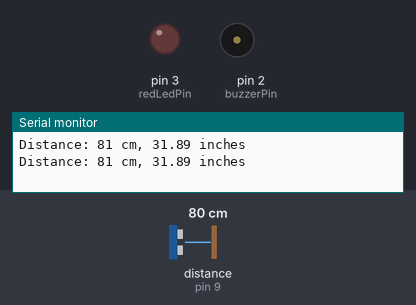
Simulated run of this sketch. Board: Arduino Uno, built with avr-gcc and run on an emulated ATmega328P. Parts: output pins drawn as LEDs (lit = HIGH), buzzer (waves = sounding, pin HIGH), the last lines printed to the serial monitor. The test bench sets the inputs (shaded band); at power-on: distance to the obstacle (sensor on pin 9) 80 cm. The echo pulse lasts 58.3 µs per cm.

Above: at 1.8 s.
1.9 s: distance to the obstacle (sensor on pin 9) set to 28 cm
3.4 s: distance to the obstacle (sensor on pin 9) set to 23 cm
At 5.0 s:
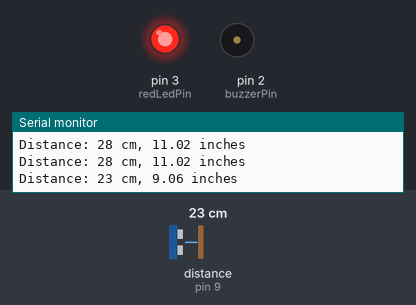
5.5 s: distance to the obstacle (sensor on pin 9) set to 17 cm
7.2 s: distance to the obstacle (sensor on pin 9) set to 13 cm
At 8.4 s:
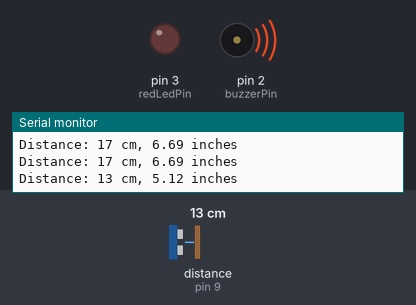
9.5 s: distance to the obstacle (sensor on pin 9) set to 18 cm
At 11.2 s:
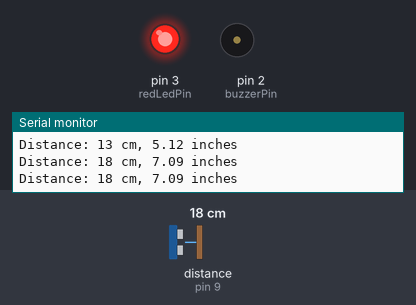
11.5 s: distance to the obstacle (sensor on pin 9) set to 2 cm
At 13.0 s:
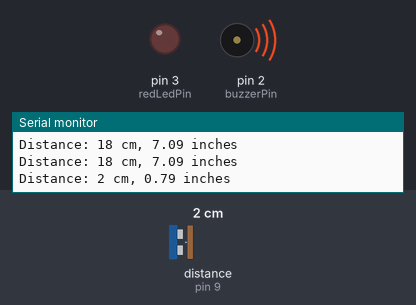
Timing chart, 0 to 14.5 s (numbered marks = the images above; inputs shaded):
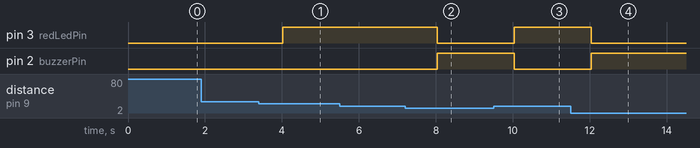

The sketch:

UltrasonicSensorLibExplore9.ino
```cpp
#include <NewPing.h>

// Define the pins for the ultrasonic sensor
const int trigPin = 8;        // Trigger pin
const int echoPin = 9;        // Echo pin
const int buzzerPin = 2;      // Buzzer pin
const int redLedPin = 3;      // Red LED pin

// Define the threshold distances for activating the buzzer and LED
const int buzzerThreshold_cm = 15;    // Buzzer threshold distance in cm
const int ledLowerThreshold_cm = 15;  // Lower threshold for activating the LED
const int ledUpperThreshold_cm = 25;  // Upper threshold for activating the LED

// Create an instance of the NewPing library
NewPing sonar(trigPin, echoPin);

void setup() {
  // Initialize Serial communication
  Serial.begin(9600);

  // Set pin modes
  pinMode(buzzerPin, OUTPUT);
  pinMode(redLedPin, OUTPUT);
}

void loop() {
  // Measure distance using the NewPing library
  unsigned int distance_cm = sonar.ping_cm();

  // Convert distance from centimeters to inches
  float distance_in = distance_cm / 2.54;

  // Print the distance to the Serial Monitor
  Serial.print("Distance: ");
  Serial.print(distance_cm);
  Serial.print(" cm, ");
  Serial.print(distance_in, 2);  // Print distance with 2 decimal places
  Serial.println(" inches");

  // Control the buzzer
  digitalWrite(buzzerPin, distance_cm <= buzzerThreshold_cm);

  // Control the LED
  digitalWrite(redLedPin, distance_cm > ledLowerThreshold_cm && distance_cm < ledUpperThreshold_cm);

  // Add a delay between measurements
  delay(1000);
}
```

Measured:
- the behaviour switches between 25 and 24 cm on distance to the obstacle (sensor on pin 9) (found by bisection; images 0 and 1)
- the behaviour switches between 16 and 15 cm on distance to the obstacle (sensor on pin 9) (found by bisection; images 1 and 2)
- after the input at 3.4 s, pin 3 (redLedPin): LOW → HIGH after 0.62 s
- after the input at 7.2 s, pin 3 (redLedPin): HIGH → LOW after 0.83 s; pin 2 (buzzerPin): LOW → HIGH after 0.83 s
- after the input at 9.5 s, pin 3 (redLedPin): LOW → HIGH after 0.53 s; pin 2 (buzzerPin): HIGH → LOW after 0.53 s
- after the input at 11.5 s, pin 3 (redLedPin): HIGH → LOW after 0.54 s; pin 2 (buzzerPin): LOW → HIGH after 0.54 s
